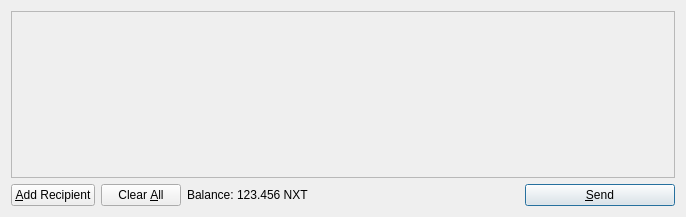
<?xml version="1.0" encoding="UTF-8"?>
<ui version="4.0">
 <class>SendCoinsDialog</class>
 <widget class="QDialog" name="SendCoinsDialog">
  <property name="geometry">
   <rect>
    <x>0</x>
    <y>0</y>
    <width>686</width>
    <height>217</height>
   </rect>
  </property>
  <property name="windowTitle">
   <string>Send Coins</string>
  </property>
  <layout class="QVBoxLayout" name="verticalLayout">
   <item>
    <widget class="QScrollArea" name="scrollArea">
     <property name="widgetResizable">
      <bool>true</bool>
     </property>
     <widget class="QWidget" name="scrollAreaWidgetContents">
      <property name="geometry">
       <rect>
        <x>0</x>
        <y>0</y>
        <width>666</width>
        <height>165</height>
       </rect>
      </property>
      <layout class="QVBoxLayout" name="verticalLayout_2">
       <property name="margin">
        <number>0</number>
       </property>
       <item>
        <layout class="QVBoxLayout" name="entries">
         <property name="spacing">
          <number>6</number>
         </property>
        </layout>
       </item>
       <item>
        <spacer name="verticalSpacer">
         <property name="orientation">
          <enum>Qt::Vertical</enum>
         </property>
         <property name="sizeHint" stdset="0">
          <size>
           <width>20</width>
           <height>40</height>
          </size>
         </property>
        </spacer>
       </item>
      </layout>
     </widget>
    </widget>
   </item>
   <item>
    <layout class="QHBoxLayout" name="horizontalLayout">
     <item>
      <widget class="QPushButton" name="addButton">
       <property name="toolTip">
        <string>Send to multiple recipients at once</string>
       </property>
       <property name="text">
        <string>&amp;Add Recipient</string>
       </property>
       <property name="icon">
        <iconset resource="../bitcoin.qrc">
         <normaloff>:/icons/add</normaloff>:/icons/add</iconset>
       </property>
       <property name="autoDefault">
        <bool>false</bool>
       </property>
      </widget>
     </item>
     <item>
      <widget class="QPushButton" name="clearButton">
       <property name="sizePolicy">
        <sizepolicy hsizetype="Minimum" vsizetype="Fixed">
         <horstretch>0</horstretch>
         <verstretch>0</verstretch>
        </sizepolicy>
       </property>
       <property name="toolTip">
        <string>Remove all transaction fields</string>
       </property>
       <property name="text">
        <string>Clear &amp;All</string>
       </property>
       <property name="icon">
        <iconset resource="../bitcoin.qrc">
         <normaloff>:/icons/remove</normaloff>:/icons/remove</iconset>
       </property>
       <property name="autoRepeatDelay">
        <number>300</number>
       </property>
       <property name="autoDefault">
        <bool>false</bool>
       </property>
      </widget>
     </item>
     <item>
      <layout class="QHBoxLayout" name="horizontalLayout_2">
       <property name="spacing">
        <number>3</number>
       </property>
       <item>
        <widget class="QLabel" name="label">
         <property name="text">
          <string>Balance:</string>
         </property>
        </widget>
       </item>
       <item>
        <widget class="QLabel" name="labelBalance">
         <property name="cursor">
          <cursorShape>IBeamCursor</cursorShape>
         </property>
         <property name="text">
          <string>123.456 NXT</string>
         </property>
         <property name="textInteractionFlags">
          <set>Qt::LinksAccessibleByMouse|Qt::TextSelectableByKeyboard|Qt::TextSelectableByMouse</set>
         </property>
        </widget>
       </item>
      </layout>
     </item>
     <item>
      <spacer name="horizontalSpacer">
       <property name="orientation">
        <enum>Qt::Horizontal</enum>
       </property>
       <property name="sizeHint" stdset="0">
        <size>
         <width>40</width>
         <height>20</height>
        </size>
       </property>
      </spacer>
     </item>
     <item>
      <widget class="QPushButton" name="sendButton">
       <property name="minimumSize">
        <size>
         <width>150</width>
         <height>0</height>
        </size>
       </property>
       <property name="toolTip">
        <string>Confirm the send action</string>
       </property>
       <property name="text">
        <string>&amp;Send</string>
       </property>
       <property name="icon">
        <iconset resource="../bitcoin.qrc">
         <normaloff>:/icons/send</normaloff>:/icons/send</iconset>
       </property>
       <property name="default">
        <bool>true</bool>
       </property>
      </widget>
     </item>
    </layout>
   </item>
  </layout>
 </widget>
 <resources>
  <include location="../bitcoin.qrc"/>
 </resources>
 <connections/>
</ui>
